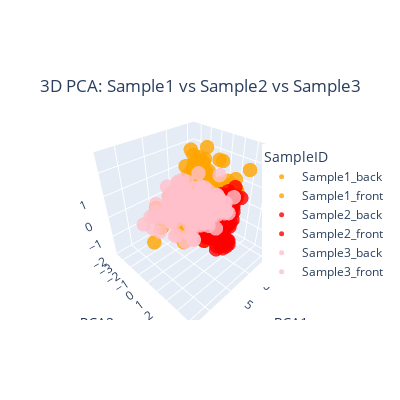
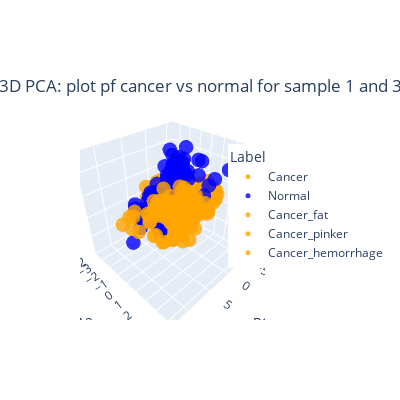

The notebook cell saved with these charts, in order:
### Markdown cell above
### PCA - Sample separation

### Code cell
bigPlot = False
if bigPlot:
    figSize = (800,800)
else:
    figSize = (400,400)
# 3D PCA: Sample1 vs Sample2 vs Sample3
fig = px.scatter_3d(data_pca_df, x='PCA1', y='PCA2', z='PCA3',title='3D PCA: Sample1 vs Sample2 vs Sample3', color='SampleID', opacity=0.8, color_discrete_sequence=['orange','orange','red','red','pink','pink'])
fig.update_traces(marker=dict(size=5))
fig.update_layout(width=figSize[0], height=figSize[1],title_x=0.5, title_y=0.8,legend=dict(x=0.8, y=0.8))
fig.show()

# 3D PCA: plot pf cancer vs normal for sample 1 and 3
data_1_3_df = data_pca_df[data_pca_df['SampleID'].str.contains('Sample1|Sample3')]
fig = px.scatter_3d(data_1_3_df, x='PCA1', y='PCA2', z='PCA3',title='3D PCA: plot pf cancer vs normal for sample 1 and 3', color='Label', opacity=0.8, color_discrete_sequence=['orange','blue','orange','orange','orange','orange'])
fig.update_traces(marker=dict(size=5))
fig.update_layout(width=figSize[0], height=figSize[1],title_x=0.5, title_y=0.8,legend=dict(x=0.8, y=0.8))
fig.show()
